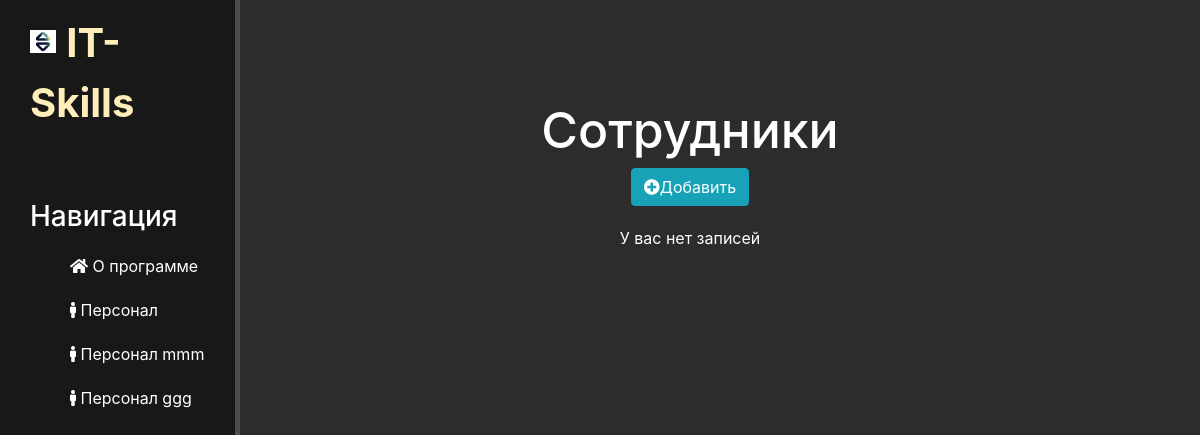
Page /emplo/ on the earlier database version.
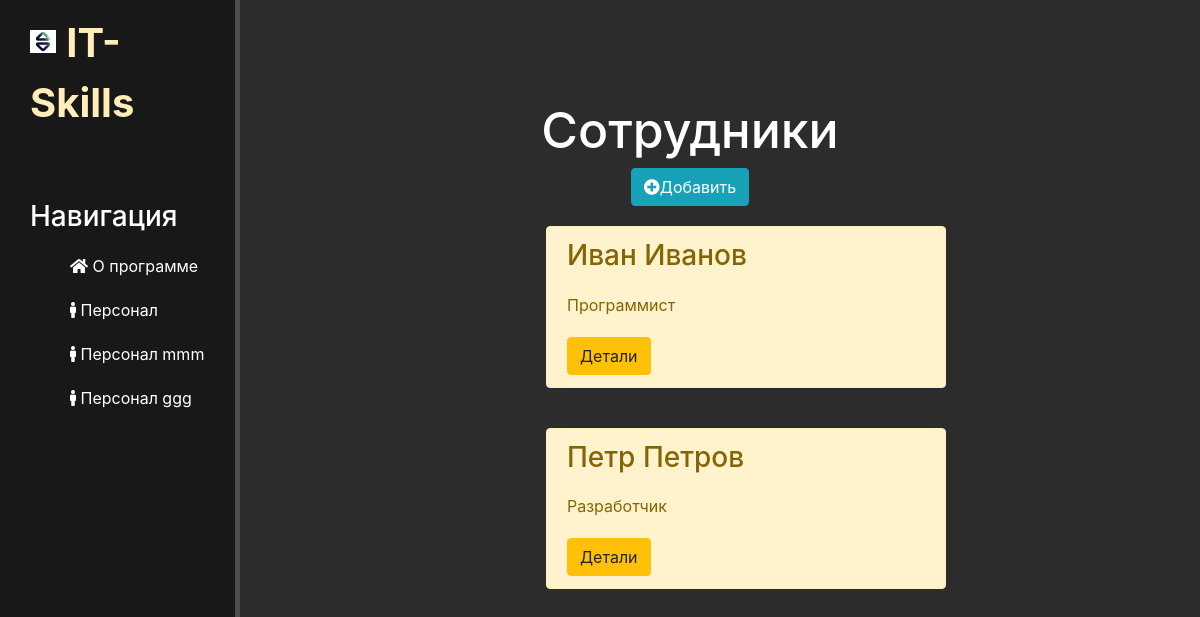
Same page on the later database version.
### emplo/models.py (models this page shows, shortened)
class Employee(models.Model):
    name = models.CharField('Имя', max_length=20, default='')
    position = models.CharField('Должность', max_length=20, default='')
    skill = models.TextField('Навыки', default = '')
    level = models.CharField('Уровень', max_length = 5, default='')
    fit_level = models.FloatField('Соответствие', default=0)
    class Meta:
        verbose_name="Сотрудник"
        verbose_name_plural = 'Сотрудники'

### emplo/views.py (the view)
# urls.py: path('', views.emplo_home, name='emplo-home'),
def emplo_home(request):
    emplo = Employee.objects.order_by('name')
    return render(request, 'emplo/emplo_home.html', {'emplo':emplo})

### emplo/templates/emplo/emplo_home.html (shortened to what this page needs)
{% extends "main/layout.html" %}
{% block content %}
    <div class="features">
        <h1>Сотрудники</h1>
        <a href="{% url 'create-emplo' %}" ><button class="btn btn-info"><i class="fas fa-plus-circle"></i>Добавить</button></a>
        {% if emplo %}
            {% for el in emplo %}
                <div class="alert alert-warning">
                    <h3>{{el.name}}</h3>
                    <p>{{el.position}}</p>
                    <a href="{% url 'emplo-detail' el.id %}" class="btn btn-warning">Детали</a>
                </div>
            {% endfor %}
        {% else %}
            <p>У вас нет записей</p>
        {% endif %}
    </div>
{% endblock %}

Differences in the rows shown:
added Employee: name "Иван Иванов", position "Программист"
added Employee: name "Петр Петров", position "Разработчик"
Other differences:
text no longer shown: "У вас нет записей"
